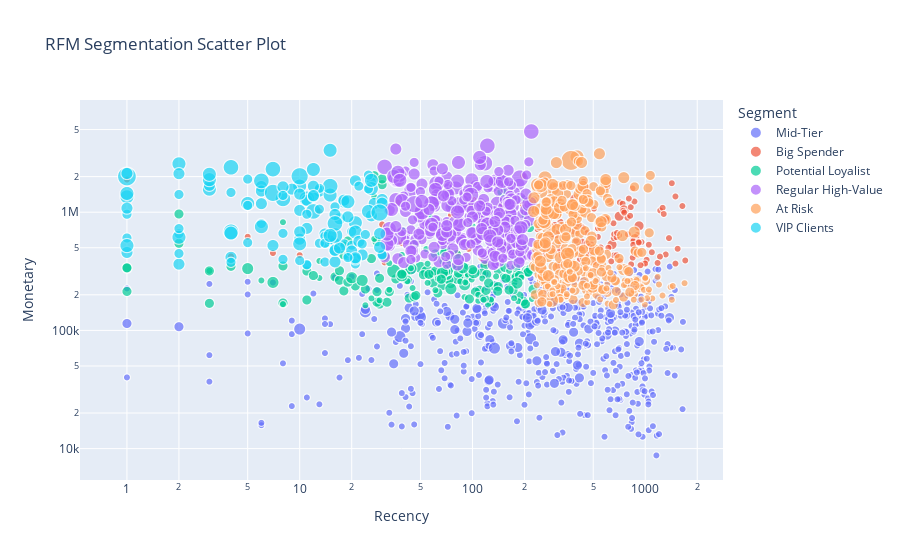

The cell this chart's notebook holds for it:
### Markdown cell above
## visualization

### Code cell
fig_bubble = px.scatter(client_agg_df,
                        x='Recency', 
                        y='Monetary', 
                        size='Frequency',  
                        color='Segment', 
                        hover_data=['client_id'], 
                        title='RFM Segmentation Scatter Plot')
fig_bubble.update_layout(xaxis_type="log")
fig_bubble.update_layout(yaxis_type="log")
fig_bubble.show()

### Figure 1 — Plotly figure (JSON) as saved in the notebook; plotly's stock layout.template omitted (floating-point values rounded to 4 significant figures; data arrays with more than 128 entries replaced by an {"elided": "..."} marker saying what was removed)
{"data": [{"customdata": {"elided": "517x1 int values"}, "hovertemplate": "Segment=Mid-Tier<br>Recency=%{x}<br>Monetary=%{y}<br>Frequency=%{marker.size}<br>client_id=%{customdata[0]}<extra></extra>", "legendgroup": "Mid-Tier", "marker": {"color": "#636efa", "size": {"elided": "517 int values"}, "sizemode": "area", "sizeref": 0.02, "symbol": "circle"}, "mode": "markers", "name": "Mid-Tier", "showlegend": true, "type": "scattergl", "x": {"elided": "517 int values"}, "xaxis": "x", "y": {"elided": "517 float values"}, "yaxis": "y"}, {"customdata": {"elided": "163x1 int values"}, "hovertemplate": "Segment=Big Spender<br>Recency=%{x}<br>Monetary=%{y}<br>Frequency=%{marker.size}<br>client_id=%{customdata[0]}<extra></extra>", "legendgroup": "Big Spender", "marker": {"color": "#EF553B", "size": {"elided": "163 int values"}, "sizemode": "area", "sizeref": 0.02, "symbol": "circle"}, "mode": "markers", "name": "Big Spender", "showlegend": true, "type": "scattergl", "x": {"elided": "163 int values"}, "xaxis": "x", "y": {"elided": "163 float values"}, "yaxis": "y"}, {"customdata": {"elided": "192x1 int values"}, "hovertemplate": "Segment=Potential Loyalist<br>Recency=%{x}<br>Monetary=%{y}<br>Frequency=%{marker.size}<br>client_id=%{customdata[0]}<extra></extra>", "legendgroup": "Potential Loyalist", "marker": {"color": "#00cc96", "size": {"elided": "192 int values"}, "sizemode": "area", "sizeref": 0.02, "symbol": "circle"}, "mode": "markers", "name": "Potential Loyalist", "showlegend": true, "type": "scattergl", "x": {"elided": "192 int values"}, "xaxis": "x", "y": {"elided": "192 float values"}, "yaxis": "y"}, {"customdata": {"elided": "301x1 int values"}, "hovertemplate": "Segment=Regular High-Value<br>Recency=%{x}<br>Monetary=%{y}<br>Frequency=%{marker.size}<br>client_id=%{customdata[0]}<extra></extra>", "legendgroup": "Regular High-Value", "marker": {"color": "#ab63fa", "size": {"elided": "301 int values"}, "sizemode": "area", "sizeref": 0.02, "symbol": "circle"}, "mode": "markers", "name": "Regular High-Value", "showlegend": true, "type": "scattergl", "x": {"elided": "301 int values"}, "xaxis": "x", "y": {"elided": "301 float values"}, "yaxis": "y"}, {"customdata": {"elided": "300x1 int values"}, "hovertemplate": "Segment=At Risk<br>Recency=%{x}<br>Monetary=%{y}<br>Frequency=%{marker.size}<br>client_id=%{customdata[0]}<extra></extra>", "legendgroup": "At Risk", "marker": {"color": "#FFA15A", "size": {"elided": "300 int values"}, "sizemode": "area", "sizeref": 0.02, "symbol": "circle"}, "mode": "markers", "name": "At Risk", "showlegend": true, "type": "scattergl", "x": {"elided": "300 int values"}, "xaxis": "x", "y": {"elided": "300 float values"}, "yaxis": "y"}, {"customdata": [[74], [99], [101], [116], [138], [145], [242], [245], [250], [262], [282], [284], [310], [311], [314], [351], [353], [383], [405], [407], [420], [444], [465], [466], [481], [484], [529], [569], [582], [590], [634], [636], [639], [644], [645], [674], [680], [701], [716], [742], [753], [755], [787], [796], [814], [821], [823], [830], [837], [838], [894], [897], [902], [910], [913], [964], [966], [973], [985], [998], [1044], [1067], [1120], [1135], [1139], [1144], [1154], [1159], [1174], [1184], [1190], [1224], [1258], [1276], [1304], [1316], [1329], [1359], [1360], [1410], [1419], [1452], [1454], [1455], [1475], [1486], [1500], [1502], [1515], [1535], [1547], [1585], [1587], [1600], [1604], [1608], [1611], [1613], [1653], [1656], [1687], [1714], [1721], [1730], [1737], [1740], [1774], [1790], [1793], [1807], [1824], [1902], [1912], [1913], [1931], [1932], [1940], [1968], [1986], [1988], [1992], [1995], [2000], [2033], [2034]], "hovertemplate": "Segment=VIP Clients<br>Recency=%{x}<br>Monetary=%{y}<br>Frequency=%{marker.size}<br>client_id=%{customdata[0]}<extra></extra>", "legendgroup": "VIP Clients", "marker": {"color": "#19d3f3", "size": [4, 4, 3, 3, 4, 3, 3, 3, 3, 3, 3, 3, 3, 3, 5, 3, 2, 3, 5, 2, 3, 3, 4, 2, 2, 2, 3, 3, 3, 2, 3, 2, 2, 2, 3, 4, 2, 3, 4, 2, 3, 2, 3, 3, 3, 3, 3, 3, 4, 2, 2, 5, 2, 2, 2, 2, 5, 4, 6, 4, 3, 2, 4, 3, 2, 5, 6, 3, 7, 4, 2, 4, 2, 3, 3, 2, 3, 2, 4, 4, 3, 2, 6, 2, 3, 5, 5, 3, 3, 3, 3, 4, 4, 2, 5, 3, 4, 4, 2, 2, 2, 5, 2, 2, 4, 2, 3, 3, 4, 2, 2, 2, 2, 3, 2, 3, 3, 4, 5, 2, 2, 2, 4, 4, 3], "sizemode": "area", "sizeref": 0.02, "symbol": "circle"}, "mode": "markers", "name": "VIP Clients", "showlegend": true, "type": "scattergl", "x": [2, 3, 18, 26, 21, 27, 6, 13, 6, 14, 1, 18, 6, 7, 8, 30, 2, 23, 11, 5, 10, 11, 15, 19, 20, 26, 10, 14, 16, 30, 21, 16, 15, 22, 17, 1, 20, 3, 3, 25, 20, 14, 2, 18, 11, 19, 16, 12, 25, 11, 21, 7, 13, 30, 14, 14, 4, 10, 10, 21, 30, 1, 26, 10, 16, 15, 7, 9, 1, 4, 13, 10, 11, 16, 2, 2, 17, 2, 2, 1, 21, 8, 29, 1, 22, 16, 4, 16, 29, 4, 12, 3, 1, 24, 16, 8, 15, 15, 2, 6, 4, 12, 25, 13, 26, 8, 1, 21, 5, 5, 8, 19, 10, 10, 5, 12, 1, 19, 6, 23, 4, 11, 6, 12, 29], "xaxis": "x", "y": [2567000.0, 1564000.0, 529300.0, 931900.0, 814500.0, 1184000.0, 1181000.0, 1507000.0, 1648000.0, 653300.0, 456400.0, 1217000.0, 1510000.0, 522600.0, 1296000.0, 1281000.0, 1412000.0, 435700.0, 1298000.0, 1904000.0, 590700.0, 730200.0, 1395000.0, 426000.0, 525400.0, 1805000.0, 682600.0, 554600.0, 474900.0, 439900.0, 1844000.0, 555900.0, 584400.0, 1660000.0, 880700.0, 1350000.0, 687100.0, 1689000.0, 1885000.0, 2058000.0, 469400.0, 378900.0, 2117000.0, 1262000.0, 1264000.0, 914100.0, 379900.0, 1362000.0, 1015000.0, 361400.0, 364700.0, 2314000.0, 546000.0, 434300.0, 626000.0, 546700.0, 682600.0, 1663000.0, 2014000.0, 678200.0, 1192000.0, 605300.0, 1582000.0, 1036000.0, 1111000.0, 1660000.0, 1456000.0, 1566000.0, 2004000.0, 665000.0, 1592000.0, 539600.0, 358400.0, 475000.0, 363400.0, 657800.0, 497500.0, 447300.0, 613700.0, 521600.0, 401900.0, 399300.0, 992400.0, 959900.0, 566200.0, 635200.0, 2397000.0, 955300.0, 658900.0, 415200.0, 1658000.0, 2093000.0, 1440000.0, 647300.0, 802600.0, 1640000.0, 3339000.0, 634900.0, 726400.0, 802400.0, 1469000.0, 1015000.0, 1575000.0, 1060000.0, 1860000.0, 1387000.0, 2126000.0, 411700.0, 1185000.0, 552700.0, 662300.0, 413000.0, 389500.0, 1421000.0, 1142000.0, 1381000.0, 1082000.0, 1226000.0, 1839000.0, 538700.0, 376500.0, 960600.0, 753500.0, 2297000.0, 504600.0], "yaxis": "y"}], "layout": {"legend": {"itemsizing": "constant", "title": {"text": "Segment"}, "tracegroupgap": 0}, "title": {"text": "RFM Segmentation Scatter Plot"}, "xaxis": {"anchor": "y", "domain": [0, 1], "title": {"text": "Recency"}, "type": "log"}, "yaxis": {"anchor": "x", "domain": [0, 1], "title": {"text": "Monetary"}, "type": "log"}}}
